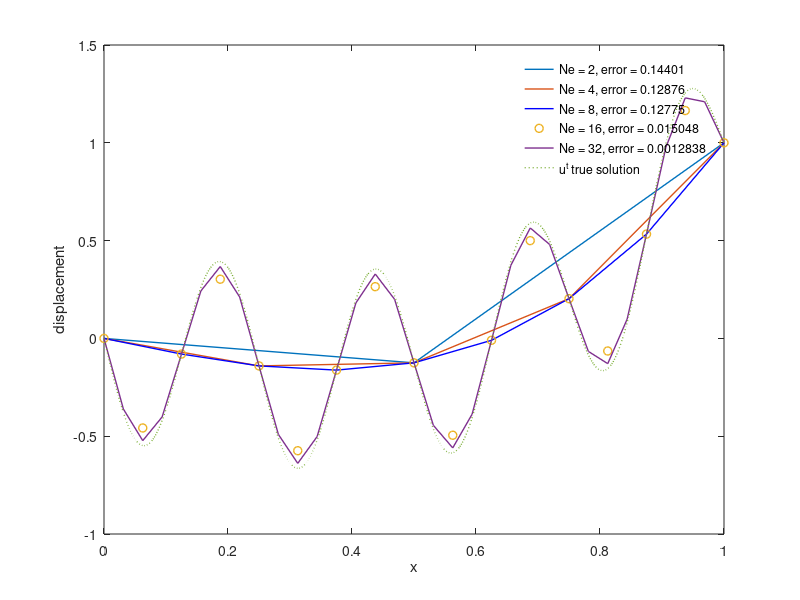

Reproduce this figure in MATLAB.
% Force is given
% A program to solve the fi = -(k^2*sin((pi*k*xi)/L))/A - (2*xi)/A;
% Boundary value problem

% Conditions
% global stiffness = 1
%%%%%%%%%%%%%%%%%%%%%%%%%%%%%%%%%%%%%%%%%%%%%%%%%%%%%%%%%%%%%%%%%%%

% Define Boundary conditions
%L=length, A = amplitude, u0 and uL are first and second boundary
%conditions respectively

A = 0.2; L= 1; u0 = 0; uL = 1; 

%BVP
%fi = -(k^2*sin((pi*k*xi)/L))/A - (2*xi)/A;
%true solution
%u_t = (x/L) + (x/(3.*A)).*(x.^2 - L.^2) - (L.^2/(A.*pi.^2)).*sin((pi.*k.*x)/L); 


%k and ne (number of elements) values:
k = 8; % test value of 'wave num/2' (wave number = 1/wave length)
Ne = [2 4 8 16 32 64 128 256 512 1024 2048]; % # of nodes
test_array = [1 1 1 1 1 1 1 1 1 1 1];


%setting up array for plotting
count = 1; 
label = cell(1,count);
i=1;

%plot style
plot_style = ["-","-bo","-rs","-m^","-cx","--g+","--y*","k."];


%displaying figure for k values - is outputted below
figure(1);     
  
for j = 1:length(Ne) % Ne values to loop around
  K_global = zeros(Ne(j) + 1, Ne(j) + 1); % global stiffness matrix
  F_global = zeros(Ne(j) + 1, 1);         % global force vector
  D = zeros(Ne(j) + 1, 1);                % displacement
  D_ = zeros(Ne(j)+1,1);

  % create a mesh
  L_e = 1/Ne(j);                             % length of each element
  k_e = 1/L_e;                               % stiffness of each element
  xi = 0:L_e:L;                              % location at each node
  fi = -(k^2*sin((pi*k*xi)/L))/A - (2*xi)/A; % descrete forces at each node

  for e = 1:Ne(j) %loops over the Ne (# of elements)
    K_local = k_e * [1 -1; -1 1]; % local stiffness matrix (stiffness = E*A/L, In this prob., total stiff of the beam is 1. local stiffness = 1/L)
    K_global(e:e+1, e:e+1) = K_global(e:e+1, e:e+1) + K_local;


    % force for each element: 
    f_e = L_e/6 * [2 1;1 2] * [fi(e); fi(e+1)]; 

    %creating force vectors
    if e == 1 
      f_e = f_e - u0 * K_local(:,1);
    elseif e == Ne(j)
      f_e = f_e - uL * K_local(:,2); 
    end

    %combining force elemennts
    F_global(e:e+1) = F_global(e:e+1) + f_e;
  end

  %Displacement
  D(1) = 0;
  D(Ne(j) + 1) = 1;

  fprintf('\n------------------------------------\n');
  j
  D(2:Ne(j)) = K_global(2:Ne(j), 2:Ne(j))\F_global(2:Ne(j))
  D_ = K_global\F_global


  plot(xi, D, plot_style(j),'Linewidth',1)
  hold on;

  %calculating error for each # of elements and k value  
  x = 0:L/1000:L;
  u_h = interp1(xi,D,x);
  u_t = (x/L) + (x/(3.*A)).*(x.^2 - L.^2) - (L.^2/(A.*pi.^2)).*sin((pi.*k.*x)/L);
  diff = (u_t - u_h).^2; 
  error = trapz(x,diff);
  label{1,count} = ['Ne = ' num2str(Ne(j)) ', '  'error = ' num2str(error)];
  if error <= 0.01
    % tolerance = error;
    count = 1;
    i = i+1;
    break;
  end
  count = count +1;
end

%plot for true solution:  
hold on;
plot(x,u_t,':','Linewidth',1)
legend([label,'u^t true solution']);
legend('Location', 'best');
legend boxoff;
xlabel('x'); ylabel('displacement');

saveas(figure(1),['figures_Project1/fig.png']);

fprintf('# ===== SUCCESS to run "Project1.m" ===== #\n\n');

quit;
